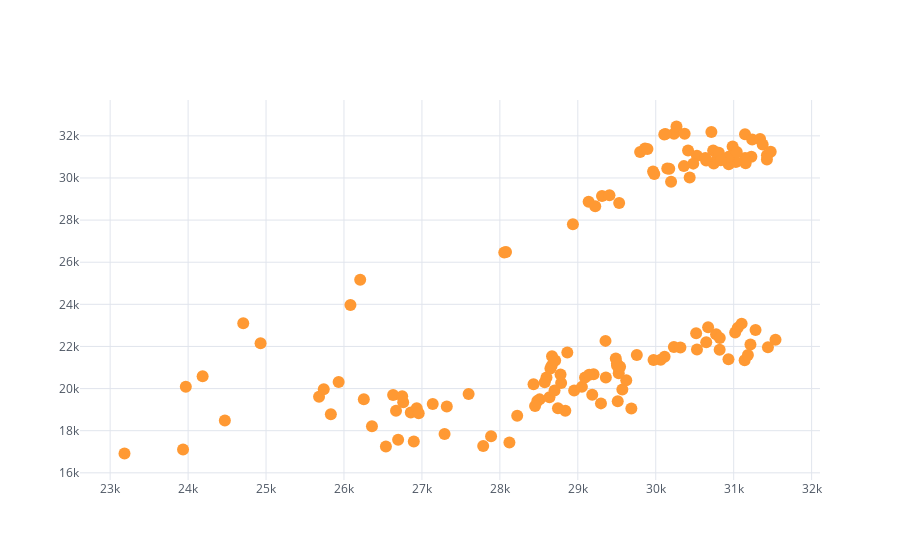

The code cell stored with this chart in its notebook:
### Markdown cell above
Você precisa mencionar o tipo de gráfico para o tipo dispersão. 

O tipo pode ser: **lines**, **markers**, **text**, ou uma **combinação de qualquer um deles**.

### Code cell
nifty_data.iplot(kind='scatter', x='NIFTY FMCG index', y='NIFTY Bank index', mode='markers')

### Figure 1 — Plotly figure (JSON) as saved in the notebook; plotly's stock layout.template omitted (floating-point values rounded to 4 significant figures; data arrays with more than 128 entries replaced by an {"elided": "..."} marker saying what was removed)
{"data": [{"line": {"color": "rgba(255, 153, 51, 1.0)", "dash": "solid", "shape": "linear", "width": 1.3}, "marker": {"size": 12, "symbol": "circle"}, "mode": "markers", "name": "NIFTY Bank index", "text": "", "type": "scatter", "x": {"elided": "142 float values"}, "y": {"elided": "142 float values"}}], "layout": {"legend": {"bgcolor": "#FFFFFF", "font": {"color": "#4D5663"}}, "paper_bgcolor": "#FFFFFF", "plot_bgcolor": "#FFFFFF", "title": {"font": {"color": "#4D5663"}}, "xaxis": {"gridcolor": "#E1E5ED", "showgrid": true, "tickfont": {"color": "#4D5663"}, "title": {"font": {"color": "#4D5663"}, "text": ""}, "zerolinecolor": "#E1E5ED"}, "yaxis": {"gridcolor": "#E1E5ED", "showgrid": true, "tickfont": {"color": "#4D5663"}, "title": {"font": {"color": "#4D5663"}, "text": ""}, "zerolinecolor": "#E1E5ED"}}}
